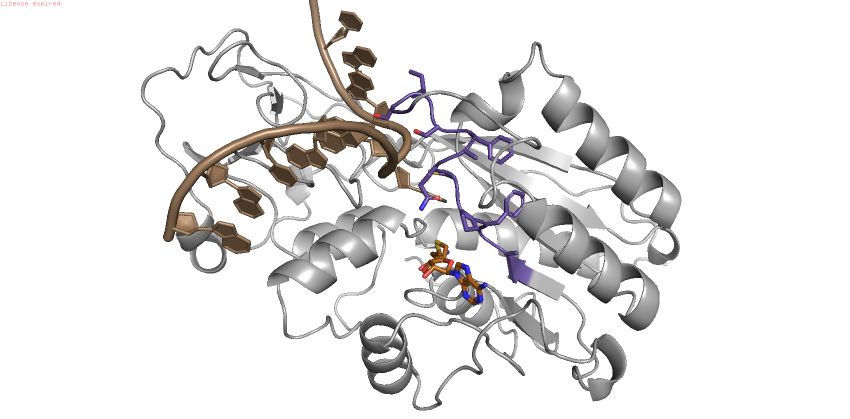
#> input picture figures/Fig9_structures/Known/dna_motif1.png, 1700 x 837 px (shown at 1/2 size); its folder holds only this picture in this run
$ python make_panels.py
#> lines starting #> are read from the running program, lines starting #| are printed output that depends on the picture; after the words box and inside, x2 and y2 are one past the last pixel; in counts of white or black regions, pixels touching at a corner belong together
#> in main, `fig = Image.new("RGB", (W, H), "white")`: fig: PIL image 2422x1586 RGB; every value is 255
#!/usr/bin/env python3
"""Assemble each category folder's 4 structure snapshots into a labelled A/B/C/D
figure. Crops the PyMOL 'License expired' watermark (top strip) and the surrounding
whitespace, then lays the panels out 2x2 with per-panel captions."""
import glob
import os
import numpy as np
from PIL import Image, ImageDraw, ImageFont

BASE = os.path.dirname(os.path.abspath(__file__))

# category : ordered [(filename, caption)]  (A, B, C, D)
# Snapshots use the paper palette: grey protein, class-colored motif, tan nucleic /
# wheat partner, gold small-molecule substrate, and copper (#b5651d) cofactor carbons.
FIGS = {
    "Known": [
        ("dna_motif1.png",     "M.HhaI · catalytic PC loop (DNA-1)"),
        ("rna_motif1.png",     "NSUN6 · catalytic PC loop (RNA-1)"),
        ("protein_motif5.png", "PRMT1 · THW substrate loop (Protein-5)"),
        ("other_motif6.png",   "GedA O-MTase · active site (Other-6)"),
    ],
    "Distal": [
        ("dna_motif4.png",     "CMT3 · junction-adjacent element (DNA-4)"),
        ("rna_motif6.png",     "NSUN6 · substrate-recognition arm (RNA-6)"),
        ("rna_motif7.png",     "aTrm5 · basic RNA-binding patch (RNA-7)"),
        ("other_motif5.png",   "norcoclaurine 6-OMT · distal element (Other-5)"),
    ],
}

# fonts (DejaVu ships with matplotlib)
import matplotlib
FDIR = os.path.join(matplotlib.get_data_path(), "fonts", "ttf")
F_LETTER = ImageFont.truetype(os.path.join(FDIR, "DejaVuSans-Bold.ttf"), 62)
F_CAP = ImageFont.truetype(os.path.join(FDIR, "DejaVuSans.ttf"), 30)

CW, CH = 1150, 680          # image area per cell
CAP_H = 52                  # caption bar
GAP, MARGIN = 34, 44


def clean(path):
    """crop the top watermark strip, then trim surrounding whitespace."""
    im = np.array(Image.open(path).convert("RGB"))
    # watermark = red-ish text in top-left; find its bottom row and cut below it
    corner = im[0:90, 0:520]
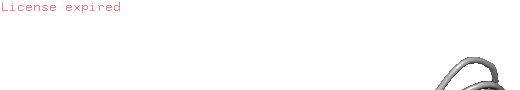
#> corner: shape (90, 520, 3); mean R, G, B 252.9, 252.3, 252.3
    r, g, b = corner[:, :, 0].astype(int), corner[:, :, 1].astype(int), corner[:, :, 2].astype(int)
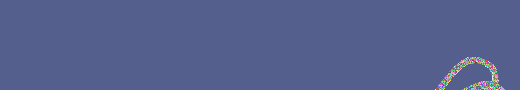
#> r: shape (90, 520) int64; 182 distinct labels, from 25 to 255; one colour per label, 0 black
#> g: shape (90, 520) int64; 182 distinct labels, from 25 to 255
    redrows = np.where(((r > 150) & (g < 130) & (b < 130) & (r - g > 60)).any(axis=1))[0]
#> redrows = [2, 3, 4, 5, 6, 7, 8, 9, 10, 11, 12]
    top = (redrows.max() + 6) if len(redrows) else 0
#> top = 18
    im = im[top:]
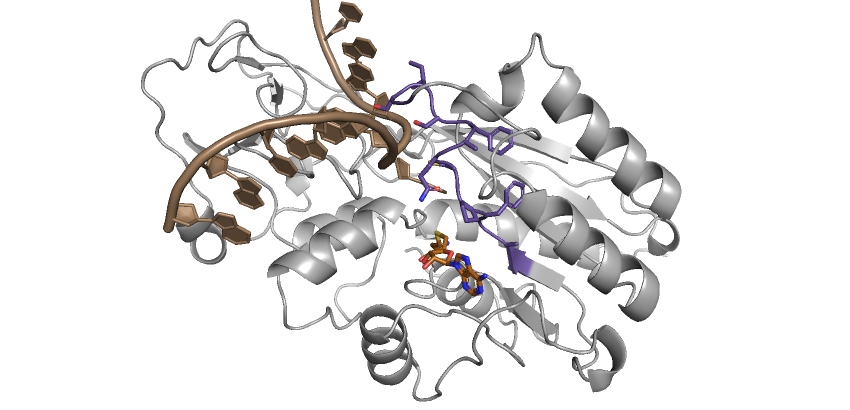
#> im: shape (819, 1700, 3) (shown at 1/2 size); mean R, G, B 232, 230.8, 230.7
    # trim whitespace: bbox of non-near-white pixels
    nonwhite = ~((im[:, :, 0] > 248) & (im[:, :, 1] > 248) & (im[:, :, 2] > 248))
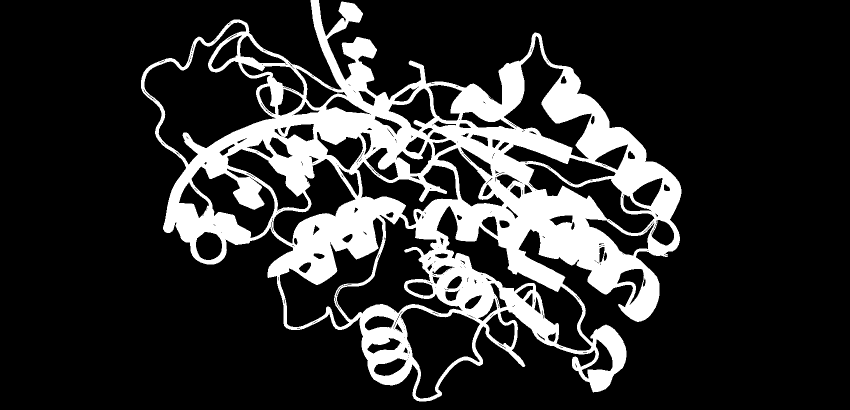
#> nonwhite: shape (819, 1700) bool (shown at 1/2 size); 18.5% white; 1 white region, box (x1, y1, x2, y2) and area: (282, 0, 1363, 803) 257209
    ys, xs = np.where(nonwhite)
    pad = 18
    y0, y1 = max(0, ys.min() - pad), min(im.shape[0], ys.max() + pad)
#> y0 = 0; y1 = 819
    x0, x1 = max(0, xs.min() - pad), min(im.shape[1], xs.max() + pad)
#> x0 = 264; x1 = 1380
    return Image.fromarray(im[y0:y1, x0:x1])
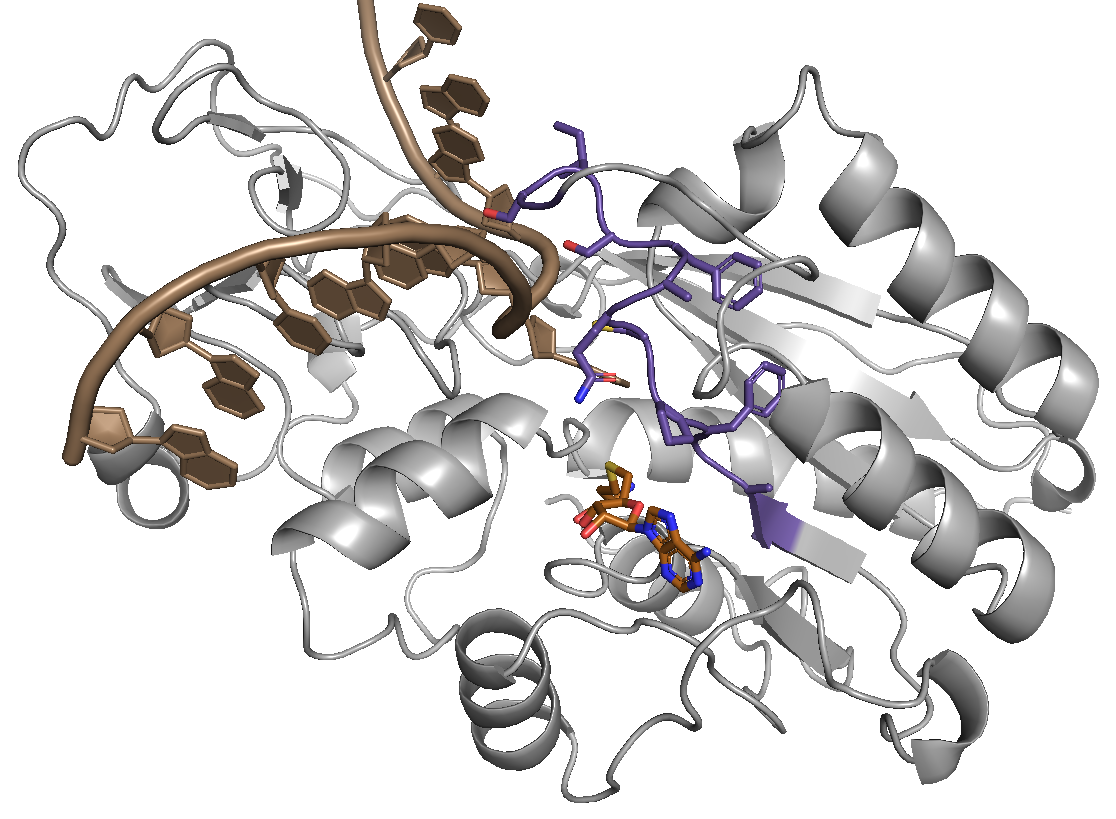
#> returned value: PIL image 1116x819 RGB; mean R, G, B 219.9, 218.2, 218


def cell(path, letter, caption):
    img = clean(path)
    canvas = Image.new("RGB", (CW, CH + CAP_H), "white")
#> canvas: PIL image 1150x732 RGB; every value is 255
    # fit image into CW x CH preserving aspect
    s = min(CW / img.width, CH / img.height)
#> s = 0.83
    nw, nh = int(img.width * s), int(img.height * s)
#> nw = 926; nh = 680
    img = img.resize((nw, nh), Image.LANCZOS)
    canvas.paste(img, ((CW - nw) // 2, (CH - nh) // 2))
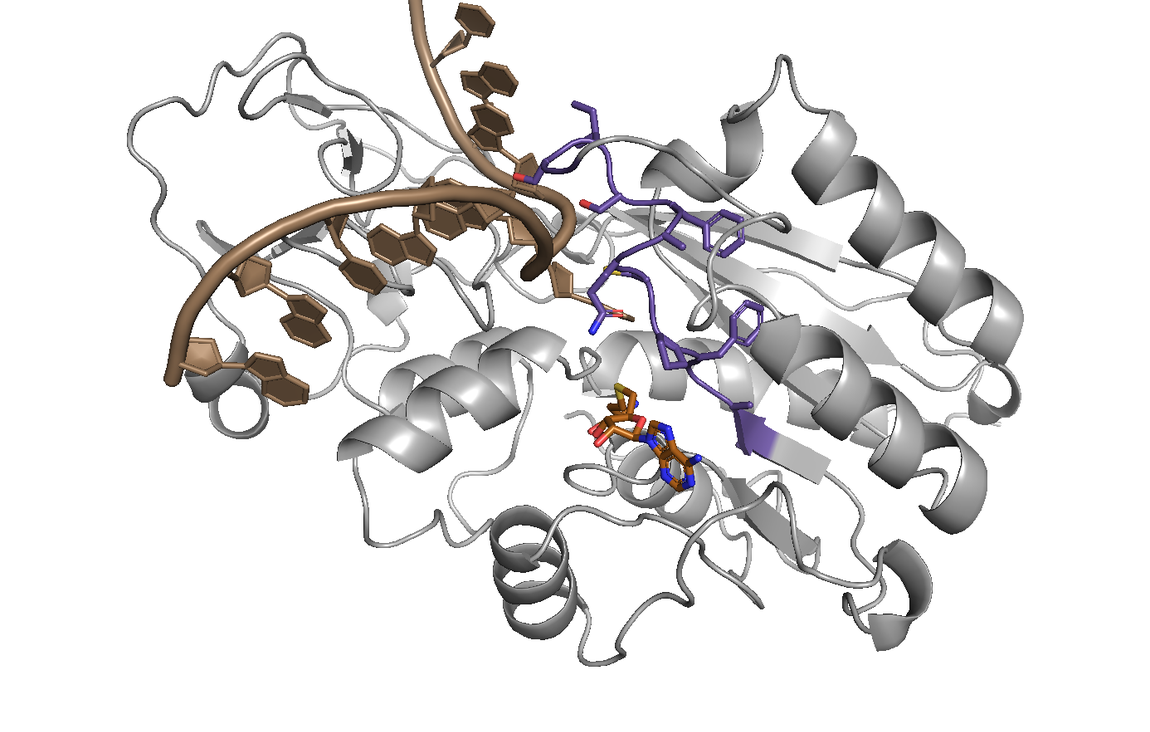
#> canvas: PIL image 1150x732 RGB; mean R, G, B 228.5, 227.2, 227
    d = ImageDraw.Draw(canvas)
    # letter (top-left, with white halo for legibility over structure)
    for dx, dy in [(-2, -2), (2, -2), (-2, 2), (2, 2)]:
        d.text((14 + dx, 6 + dy), letter, font=F_LETTER, fill="white")
    d.text((14, 6), letter, font=F_LETTER, fill="black")
    # caption bar
    d.line([(0, CH), (CW, CH)], fill="#dddddd", width=1)
    tb = d.textbbox((0, 0), caption, font=F_CAP)
#> tb = (0, 5, 511, 34)
    d.text(((CW - (tb[2] - tb[0])) // 2, CH + (CAP_H - (tb[3] - tb[1])) // 2 - 4),
           caption, font=F_CAP, fill="#222222")
    return canvas


def main():
    for cat, panels in FIGS.items():
        ch = CH + CAP_H
        W = 2 * CW + GAP + 2 * MARGIN
        H = 2 * ch + GAP + 2 * MARGIN
        fig = Image.new("RGB", (W, H), "white")
        for i, (fname, cap) in enumerate(panels):
            letter = chr(ord("A") + i)
            c = cell(os.path.join(BASE, cat, fname), letter, cap)
            col, row = i % 2, i // 2
            x = MARGIN + col * (CW + GAP)
            y = MARGIN + row * (ch + GAP)
            fig.paste(c, (x, y))
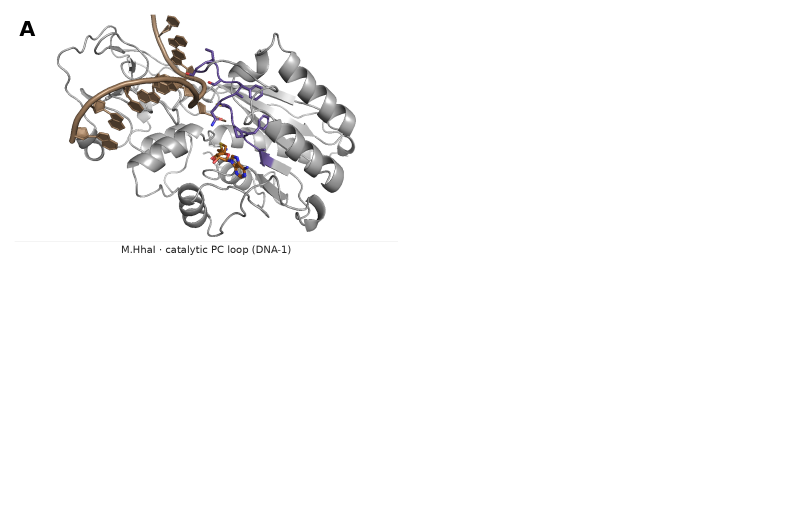
#> fig: PIL image 2422x1586 RGB (shown at 1/3 size); mean R, G, B 248.9, 248.6, 248.6
        out = os.path.join(BASE, f"Fig8_{cat}.png")
        fig.save(out, dpi=(300, 300))
        print(f"  wrote {out}  ({W}x{H})")


if __name__ == "__main__":
#> (the run stopped early here; a loop or call above may not have finished)
